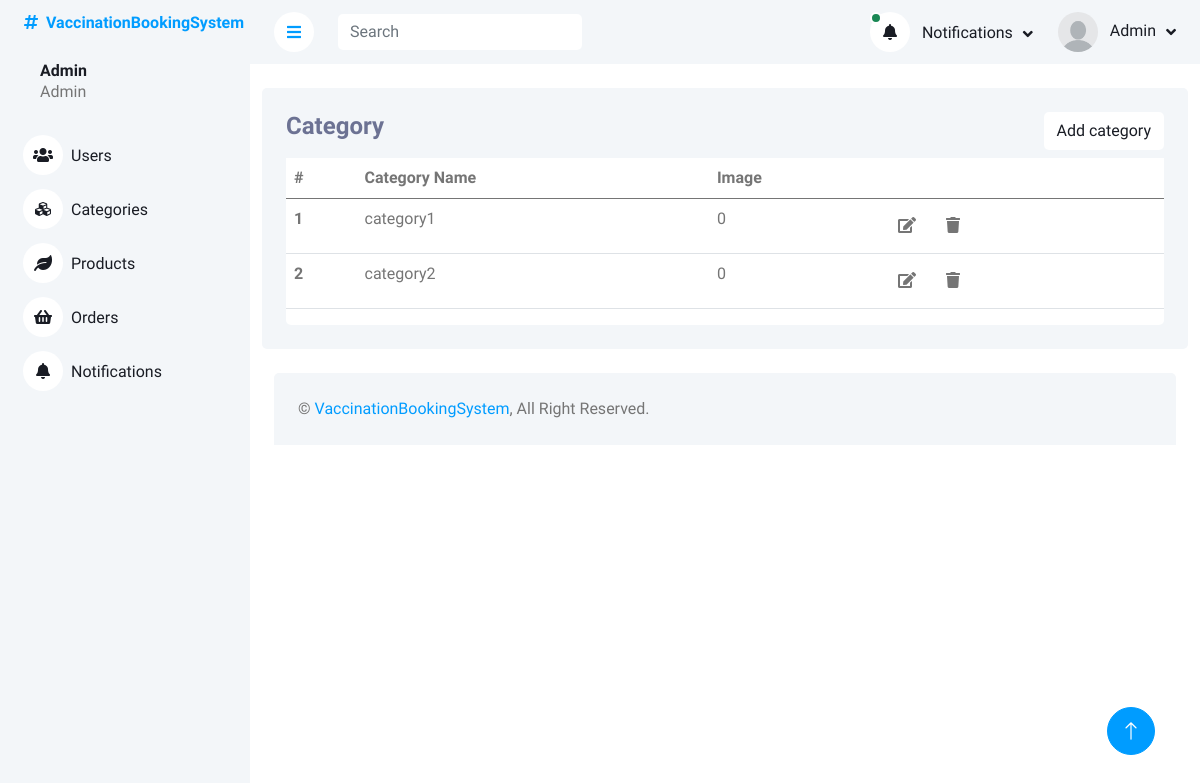
The app's page /adminPanel/vaccine.php, older data.
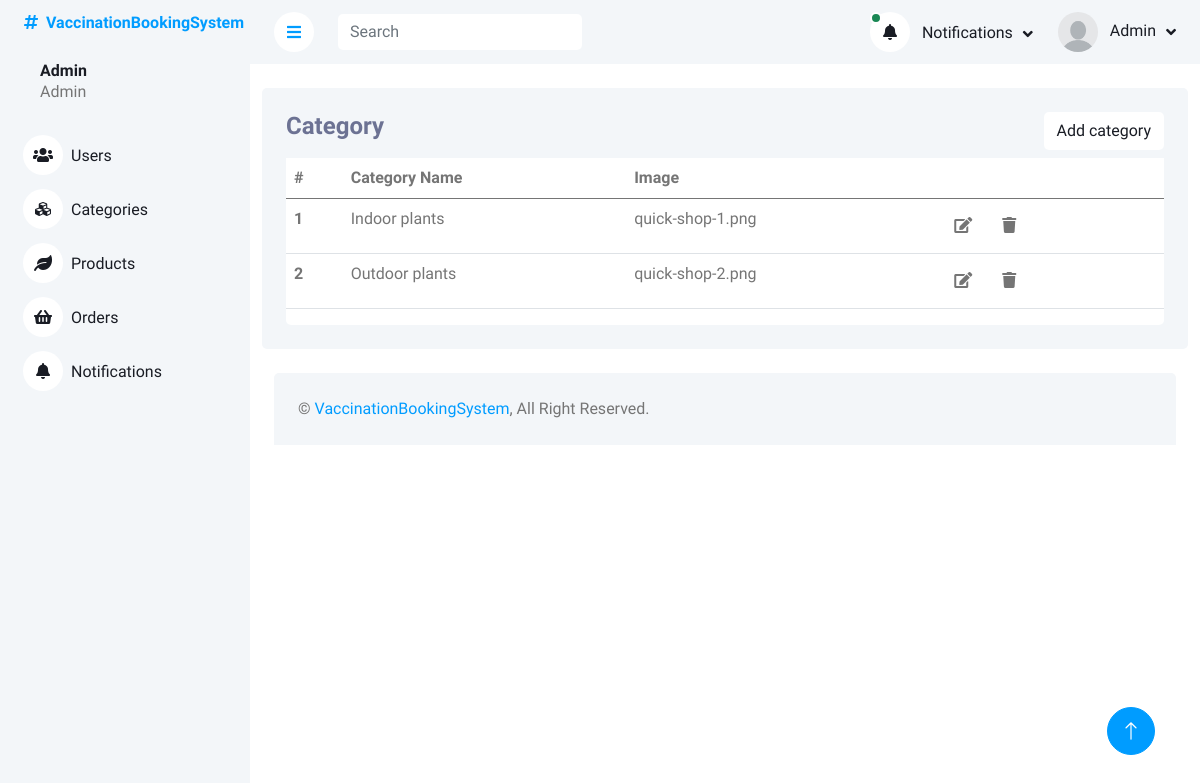
The same page, newer data.
### tables this page shows
CREATE TABLE `categories` (
  `categoryID` int(11) NOT NULL,
  `categoryName` varchar(225) DEFAULT NULL,
  `categoryImage` varchar(225) DEFAULT NULL
);

### adminPanel/vaccine.php (the view, shortened to what this page needs)
<?php
include_once('header_admin.php');
?>
<div class="container pt-4">
    <div class="bg-light rounded p-4">
        <div class="row">
            <div class="col-12">
                <div class="bg-white rounded h-100 ">
                    <div class="d-flex bg-light justify-content-between">
                        <h4>Category</h4>
                        <button type="button" class="btn text-dark  bg-white mb-2 insert" data-bs-toggle="modal"
                            data-bs-target="#insert-category-modal" name="insertCategory">Add category
                        </button>
                    </div>
                    <div class="table-responsive bg- ">
                        <table class="table">
                            <thead>
                                <tr>
                                    <th scope="col">#</th>
                                    <th scope="col">Category Name</th>
                                    <th scope="col">Image</th>
                                    <th scope="col"> </th>
                                </tr>
                            </thead>
                            <tbody>
                                <?php
                        $query = $pdo->query("SELECT * FROM categories");
                        $result = $query->fetchAll(PDO::FETCH_ASSOC);
                        foreach($result as $row){
                        ?>
                                <tr class="tr-row">
                                    <th scope="row">
                                        <?php echo $row['categoryID'] ?>
                                    </th>
                                    <td>
                                        <?php echo $row['categoryName'] ?>
                                    </td>
                                    <td>
                                        <?php echo $row['categoryImage'] ?>
                                    </td>
                                    <td class="">
                                        <button class="btn btn-white edit-btn " data-bs-toggle="modal"
                                            data-bs-target="#update-hospital-modal<?php echo $row['categoryID']  ?>">
                                            <i class="fa fa-edit"></i>
                                        </button>
                                        <button class="btn btn-white" data-bs-toggle="modal"
                                            data-bs-target="#delete-hospital-modal<?php echo $row['categoryID']  ?>">
                                            <i class="fa fa-trash"></i>
                                        </button>
                                    </td>
                                </tr>
                                <?php
                        };
                                       ?>
                            </tbody>
                        </table>
                    </div>
                </div>
            </div>
        </div>
    </div>
</div>
<?php
include('footer.php');
?>

Row changes from the older to the newer data that the page shows:
changed categories id 1: categoryName "category1" → "Indoor plants"; categoryImage "0" → "quick-shop-1.png"
changed categories id 2: categoryName "category2" → "Outdoor plants"; categoryImage "0" → "quick-shop-2.png"
